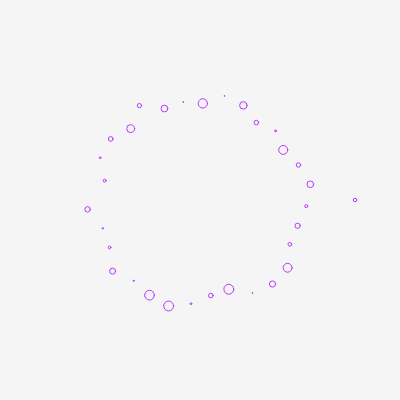
Frame 1 (no input)
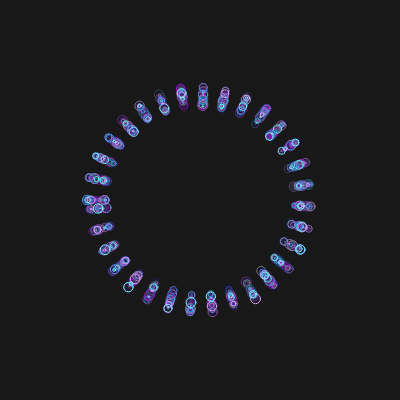
Frame 60 (no input)
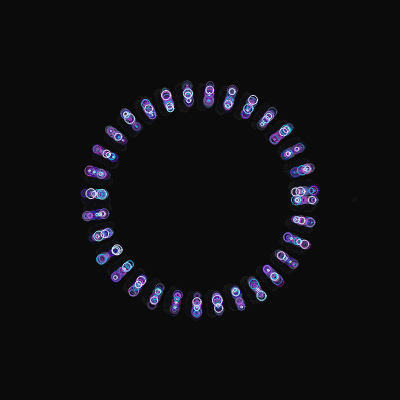
Frame 120 (the mouse pressed at the canvas centre since frame 60)

The p5.js sketch that drew these frames (run headless with seeded random() and noise() and a simulated clock; from frame 60 on, the mouse is pressed at the canvas centre):

// p5.js sketch
// ── sketch.js
const sketchHeight = 400;
const sketchWidth = 400;

let r = 150;

function setup() {
  createCanvas(sketchWidth, sketchHeight);
  frameRate(60);
}

function draw() {
  background(0,10);
  translate(200, 200);
  noFill();
  strokeWeight(1);
  stroke(random(0,255), random(0,255), 255);

  let increment = map(mouseX, 100, width, 0.01, PI);

  beginShape();
    for (let a = 0; a < TWO_PI; a += 0.2) {
      let r1 = r + random(-10,10);
      let x = r1 * cos(a);
      let y = r1 * sin(a);
      
      circle(x,y, random(0,10));

      r = increment*100;
      print(increment);
    }
  endShape(CLOSE);


}
